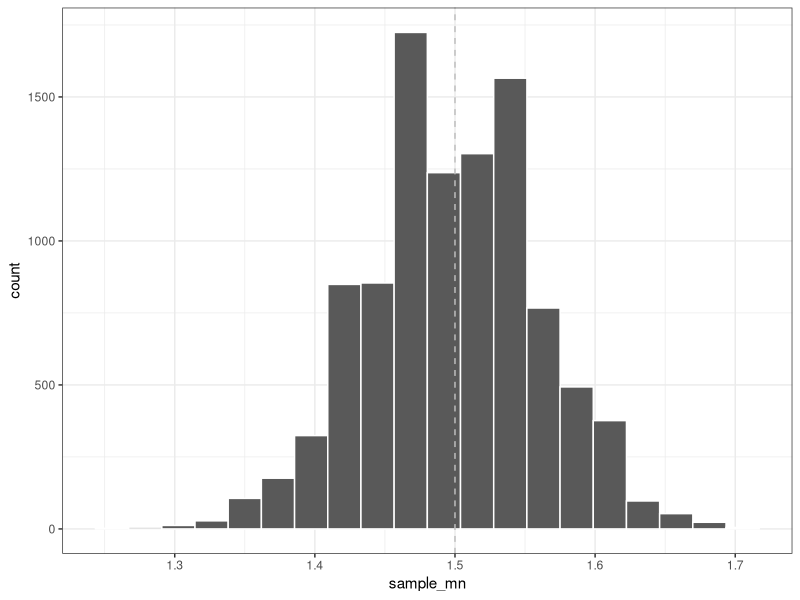
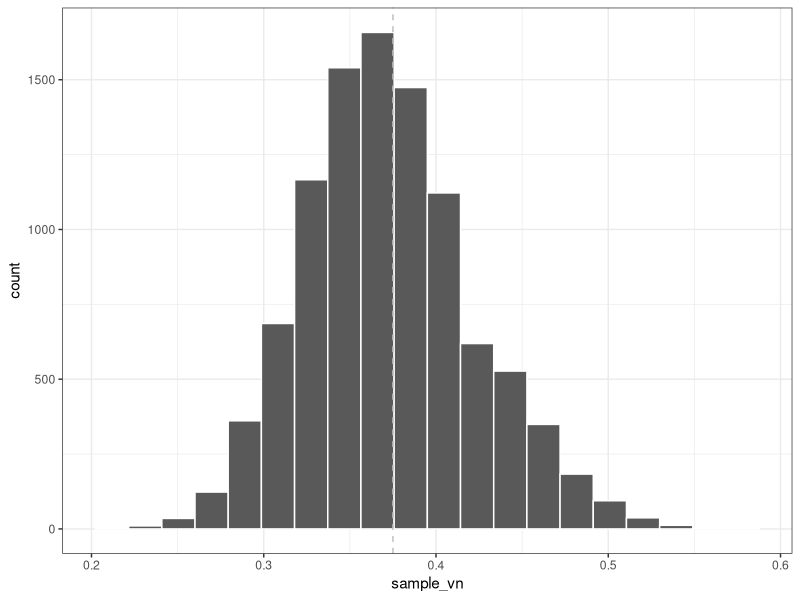

The R source for these figures, in order:
## ---- chunk 1
knitr::opts_chunk$set(echo = TRUE)
require(ggplot2)
## ---- chunk 2
set.seed(60637)
(mean_X <- (0 * (1/16)) + (1 * (3/8)) + (2 * (9/16)))
(var_X <- (2.25 * (1/16)) + (0.25 * (3/8)) + (0.25 * 9/16))

(sd_X <- var_X^0.5)

n <- 100
X <- c(0, 1, 2)
probs <- c(1/16, 3/8, 9/16)
x_obs <- sample(X, prob = probs, size = n, replace = TRUE)
head(x_obs)
mean(x_obs)
var(x_obs)
sd(x_obs)
## ---- chunk 3
set.seed(60637)
n_iter <- 10000
x_mat <- replicate(n_iter, sample(X, prob = probs, size = n, replace=TRUE))
dim(x_mat)
x_mat[,1]

sample_mn <- apply(x_mat, 2, mean)
length(sample_mn)
head(sample_mn)
## ---- chunk 4
set.seed(60637)
sample_mn <- data.frame(sample_mn = sample_mn)
ggplot(sample_mn, aes(sample_mn)) +
         geom_histogram(bins=20, position="identity", color="white") +
         geom_vline(xintercept=mean_X, color='gray', lty='dashed') +
         theme_bw()

(sample_vn <- apply(x_mat, 2, var))
sample_vn <- data.frame(sample_vn = sample_vn)
ggplot(sample_vn, aes(sample_vn)) +
         geom_histogram(bins=20, position="identity", color="white") +
         geom_vline(xintercept=var_X, color='gray', lty='dashed') +
         theme_bw()

